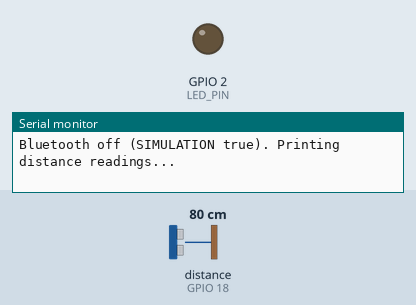
Simulated run of this sketch. Board: ESP32. Parts: output pins drawn as LEDs (lit = HIGH), the last lines printed to the serial monitor. Wiring (inferred from the names in the program): ultrasonic range finder: trigger GPIO 5; echo GPIO 18. Dashed ring = blinking. The test bench sets the inputs (shaded band); at power-on: distance to the obstacle (sensor on GPIO 18) 80 cm. The echo pulse lasts 58.3 µs per cm; pins used as bus, display or sensor lines are not drawn.

Above: at 0.19 s.
At 1.06 s:
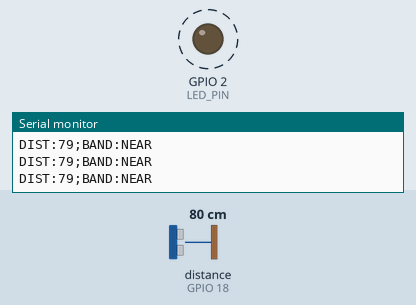
1.3 s: distance to the obstacle (sensor on GPIO 18) set to 97 cm
4.3 s: distance to the obstacle (sensor on GPIO 18) set to 105 cm
At 4.99 s:
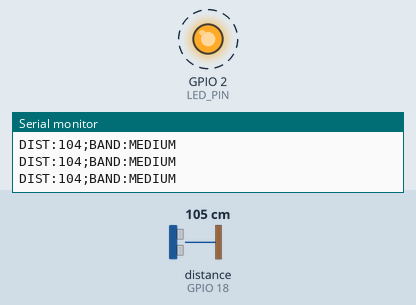
Timing chart, 0 to 13.3 s (numbered marks = the images above; inputs shaded):
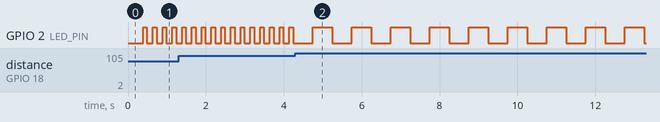

Measured:
- the behaviour switches between 100 and 101 cm on distance to the obstacle (sensor on GPIO 18) (found by bisection; images 1 and 2)
- after the input at 4.3 s, GPIO 2 (LED_PIN): alternates HIGH for 0.50 s and LOW for 0.50 s, starting after 0.44 s
- by itself, GPIO 2 (LED_PIN): alternates HIGH for 0.10 s and LOW for 0.15 s

The sketch:

wearable_distance.ino
```cpp
/*
  Wearable Distance Unit - ESP32 DevKit V1 + HC-SR04
  Project: CNN-Based Smart Assistive Navigation and Caregiver Alert System
  Author:  Benedict Muuo

  What it does:
  - Measures the distance to the object in front using the HC-SR04.
  - Puts the distance into a band: NEAR (< 100 cm), MEDIUM (100-300 cm), FAR (> 300 cm)
    These match the distance bands in the app (DistanceBander: 1 m and 3 m).
  - Blinks the on-board LED faster when the object is closer.
  - In simulation: prints the distance to the Serial Monitor.
  - On the real board: also sends the distance to the phone over Bluetooth (BLE).

  Set SIMULATION to true in Wokwi, and false when you upload to the real ESP32.
*/

#define SIMULATION true

#if !SIMULATION
#include <BLEDevice.h>
#include <BLEServer.h>
#include <BLEUtils.h>
#include <BLE2902.h>
#endif

// ---------- Pins ----------
const int TRIG_PIN = 5;    // P5  -> HC-SR04 TRIG
const int ECHO_PIN = 18;   // P18 -> HC-SR04 ECHO (sensor powered from 3V3, so ECHO is 3.3V and safe)
const int LED_PIN  = 2;    // On-board blue LED

// ---------- Distance bands (cm) ----------
const float NEAR_LIMIT   = 100.0;
const float MEDIUM_LIMIT = 300.0;

// ---------- Timing ----------
const unsigned long READ_INTERVAL_MS = 250;   // about 4 readings per second
unsigned long lastRead = 0;
unsigned long lastBlink = 0;
bool ledOn = false;

float currentDistance = -1;   // -1 means "nothing in range"

#if !SIMULATION
// UUIDs the Flutter app will look for
#define SERVICE_UUID        "6e400001-b5a3-f393-e0a9-e50e24dcca9e"
#define CHARACTERISTIC_UUID "6e400003-b5a3-f393-e0a9-e50e24dcca9e"

BLECharacteristic *distanceChar = nullptr;
bool phoneConnected = false;

class ConnectionCallbacks : public BLEServerCallbacks {
  void onConnect(BLEServer *server) override {
    phoneConnected = true;
  }
  void onDisconnect(BLEServer *server) override {
    phoneConnected = false;
    BLEDevice::startAdvertising();   // let the phone reconnect
  }
};

void setupBLE() {
  BLEDevice::init("AssistNav-Wearable");
  BLEServer *server = BLEDevice::createServer();
  server->setCallbacks(new ConnectionCallbacks());

  BLEService *service = server->createService(SERVICE_UUID);
  distanceChar = service->createCharacteristic(
    CHARACTERISTIC_UUID,
    BLECharacteristic::PROPERTY_READ | BLECharacteristic::PROPERTY_NOTIFY
  );
  distanceChar->addDescriptor(new BLE2902());
  service->start();

  BLEAdvertising *advertising = BLEDevice::getAdvertising();
  advertising->addServiceUUID(SERVICE_UUID);
  BLEDevice::startAdvertising();
}
#endif

// Take one reading in cm. Returns -1 if nothing is in range.
// This sensor (3.3-5V version) needs a 20 us trigger pulse and about 60 ms rest between pings.
float readOnce() {
  digitalWrite(TRIG_PIN, LOW);
  delayMicroseconds(5);
  digitalWrite(TRIG_PIN, HIGH);
  delayMicroseconds(20);
  digitalWrite(TRIG_PIN, LOW);

  long duration = pulseIn(ECHO_PIN, HIGH, 40000);   // 40 ms timeout (about 6 m)
  if (duration == 0) return -1;

  float cm = duration * 0.0343 / 2.0;
  if (cm < 2 || cm > 400) return -1;               // outside the sensor's range
  return cm;
}

// Take 3 readings, 60 ms apart, and ignore missed ones.
// If 3 are good, keep the middle one. If 1-2 are good, use them. If none, return -1.
float readDistance() {
  float good[3];
  int count = 0;

  for (int i = 0; i < 3; i++) {
    float cm = readOnce();
    if (cm > 0) good[count++] = cm;
    if (i < 2) delay(60);
  }

  if (count == 0) return -1;
  if (count == 1) return good[0];
  if (count == 2) return (good[0] + good[1]) / 2.0;

  // sort 3 values and return the middle one
  if (good[0] > good[1]) { float t = good[0]; good[0] = good[1]; good[1] = t; }
  if (good[1] > good[2]) { float t = good[1]; good[1] = good[2]; good[2] = t; }
  if (good[0] > good[1]) { float t = good[0]; good[0] = good[1]; good[1] = t; }
  return good[1];
}

const char *bandFor(float cm) {
  if (cm < 0)             return "CLEAR";
  if (cm < NEAR_LIMIT)    return "NEAR";
  if (cm < MEDIUM_LIMIT)  return "MEDIUM";
  return "FAR";
}

// Blink speed shows how close the object is.
void updateLed(float cm) {
  unsigned long interval;
  if (cm < 0 || cm >= MEDIUM_LIMIT) {
    digitalWrite(LED_PIN, LOW);
    ledOn = false;
    return;
  } else if (cm < NEAR_LIMIT) {
    interval = 100;   // fast blink
  } else {
    interval = 500;   // slow blink
  }

  if (millis() - lastBlink >= interval) {
    lastBlink = millis();
    ledOn = !ledOn;
    digitalWrite(LED_PIN, ledOn ? HIGH : LOW);
  }
}

void setup() {
  Serial.begin(115200);
  pinMode(TRIG_PIN, OUTPUT);
  pinMode(ECHO_PIN, INPUT);
  pinMode(LED_PIN, OUTPUT);

#if !SIMULATION
  setupBLE();
  Serial.println("BLE ready. Waiting for the phone...");
#else
  Serial.println("Bluetooth off (SIMULATION true). Printing distance readings...");
#endif
}

void loop() {
  if (millis() - lastRead >= READ_INTERVAL_MS) {
    lastRead = millis();
    currentDistance = readDistance();

    // Message format the phone app will read, e.g. "DIST:85;BAND:NEAR"
    char message[32];
    snprintf(message, sizeof(message), "DIST:%d;BAND:%s",
             (int)currentDistance, bandFor(currentDistance));
    Serial.println(message);

#if !SIMULATION
    if (phoneConnected) {
      distanceChar->setValue((uint8_t *)message, strlen(message));
      distanceChar->notify();
    }
#endif
  }

  updateLed(currentDistance);
}
```
